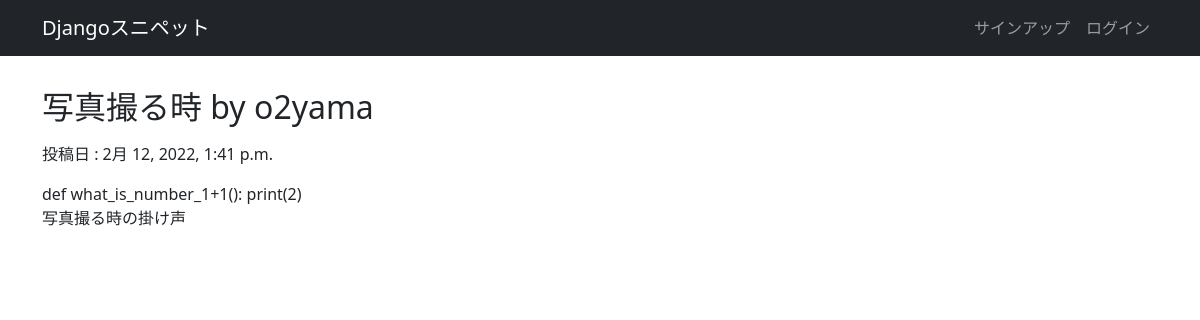
Screenshot of /snippets/2/ with the database file from the repository.
### snippets/models.py (models this page shows, shortened)
class Snippet(models.Model):
    title = models.CharField('タイトル', max_length=128)
    code = models.TextField('コード', blank=True)
    desc = models.TextField('説明', blank=True)
    created_by = models.ForeignKey(settings.AUTH_USER_MODEL, verbose_name="投稿者", on_delete=models.CASCADE)
    created_at = models.DateTimeField("投稿日", auto_now_add=True)
    update_at = models.DateTimeField('更新日', auto_now=True)

### snippets/views.py (the view)
# urls.py: path('<int:snippet_id>/', views.snippet_detail, name='snippet_detail'),
def snippet_detail(request, snippet_id):
    snippet = get_object_or_404(Snippet, pk=snippet_id)
    return render(request, 'snippets/snippet_detail.html', {"snippet": snippet})

### snippets/templates/snippets/snippet_detail.html (shortened to what this page needs)
{% extends 'base.html' %}
{% load pygmentize %}
{% block main %}
<div>
  <h2>{{ snippet.title }} by {{ snippet.created_by.username }}</h2>
  <div class="snippet-date">
    投稿日 : {{ snippet.created_at|date:"DATETIME_FORMAT" }}
  </div>
  <div class="source-code">{{ snippet.code|pygmentize:"python3" }}</div>
  <p>{{ snippet.desc | urlize }}</p>
</div>
{% endblock %}

### snippets/static/css/style.css (style rules this page uses)
* { margin: 0; padding: 0; }
.snippet-date { margin: 1rem 0; }

### rows the page displays
Snippet: title "写真撮る時", created_by.username "o2yama", created_at "2月 12, 2022, 1:41 p.m.", code|pygmentize "def what_is_number_1+1(): print(2)", desc "写真撮る時の掛け声"
